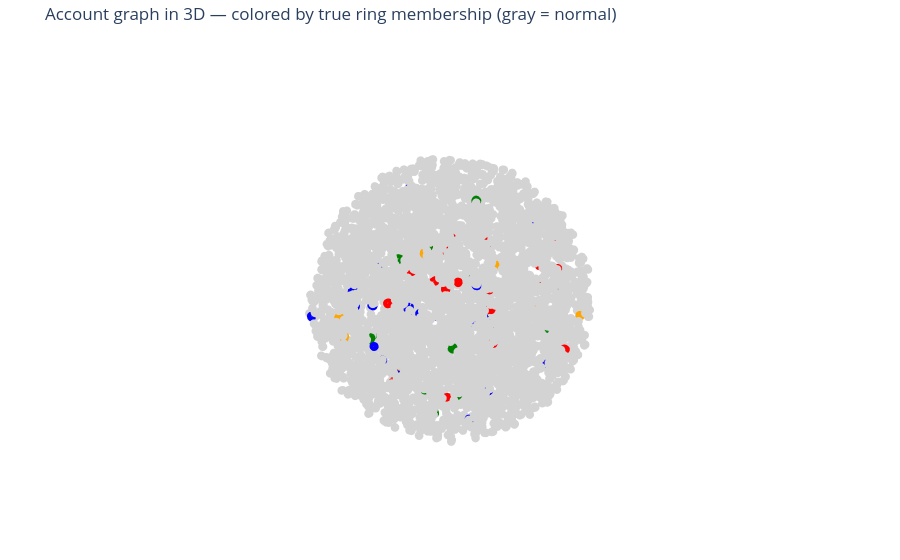

Source (notebook cell):
### Code cell
import plotly.graph_objects as go

# Same idea as before — only plot connected accounts, position them with a
# 3D force-directed layout (edges = springs pulling related accounts together).
pos_3d = nx.spring_layout(subG, weight="weight", seed=42, dim=3, k=0.3)

# Matched by prefix instead of an exact dict so it keeps working if more ring
# instances get added later.
def ring_color(ring_id):
    if ring_id is None:
        return "lightgray"
    if ring_id.startswith("promo_ring"):
        return "red"
    if ring_id.startswith("return_ring"):
        return "blue"
    if ring_id.startswith("mule_ring"):
        return "green"
    if ring_id.startswith("legit_cluster"):
        return "orange"
    return "black"  # shouldn't happen — flags anything unexpected

# Build the edge lines: Plotly draws one continuous line per trace, so we
# insert None between each edge's two endpoints to "lift the pen" and stop
# it from drawing a line connecting unrelated edges together.
edge_x, edge_y, edge_z = [], [], []
for a, b in subG.edges():
    x0, y0, z0 = pos_3d[a]
    x1, y1, z1 = pos_3d[b]
    edge_x += [x0, x1, None]
    edge_y += [y0, y1, None]
    edge_z += [z0, z1, None]

edge_trace = go.Scatter3d(
    x=edge_x, y=edge_y, z=edge_z,
    mode="lines",
    line=dict(color="lightgray", width=1),
    hoverinfo="none",
)

node_x = [pos_3d[n][0] for n in subG.nodes]
node_y = [pos_3d[n][1] for n in subG.nodes]
node_z = [pos_3d[n][2] for n in subG.nodes]
node_colors = [ring_color(acc_to_ring[n]) for n in subG.nodes]
node_text = [f"{n}<br>ring: {acc_to_ring[n]}<br>degree: {subG.degree(n)}" for n in subG.nodes]

node_trace = go.Scatter3d(
    x=node_x, y=node_y, z=node_z,
    mode="markers",
    marker=dict(size=5, color=node_colors),
    text=node_text,
    hoverinfo="text",
)

fig = go.Figure(data=[edge_trace, node_trace])
fig.update_layout(
    title="Account graph in 3D — colored by true ring membership (gray = normal)",
    showlegend=False,
    scene=dict(xaxis=dict(visible=False), yaxis=dict(visible=False), zaxis=dict(visible=False)),
    margin=dict(l=0, r=0, b=0, t=40),
)
fig.show()

### Figure 1 — Plotly figure (JSON) as saved in the notebook; plotly's stock layout.template omitted (floating-point values rounded to 4 significant figures; data arrays with more than 128 entries replaced by an {"elided": "..."} marker saying what was removed)
{"data": [{"hoverinfo": "none", "line": {"color": "lightgray", "width": 1}, "mode": "lines", "type": "scatter3d", "x": {"elided": "20400 float values"}, "y": {"elided": "20400 float values"}, "z": {"elided": "20400 float values"}}, {"hoverinfo": "text", "marker": {"color": {"elided": "7530 str values"}, "size": 5}, "mode": "markers", "text": {"elided": "7530 str values"}, "type": "scatter3d", "x": {"elided": "7530 float values"}, "y": {"elided": "7530 float values"}, "z": {"elided": "7530 float values"}}], "layout": {"margin": {"b": 0, "l": 0, "r": 0, "t": 40}, "scene": {"xaxis": {"visible": false}, "yaxis": {"visible": false}, "zaxis": {"visible": false}}, "showlegend": false, "title": {"text": "Account graph in 3D — colored by true ring membership (gray = normal)"}}}
